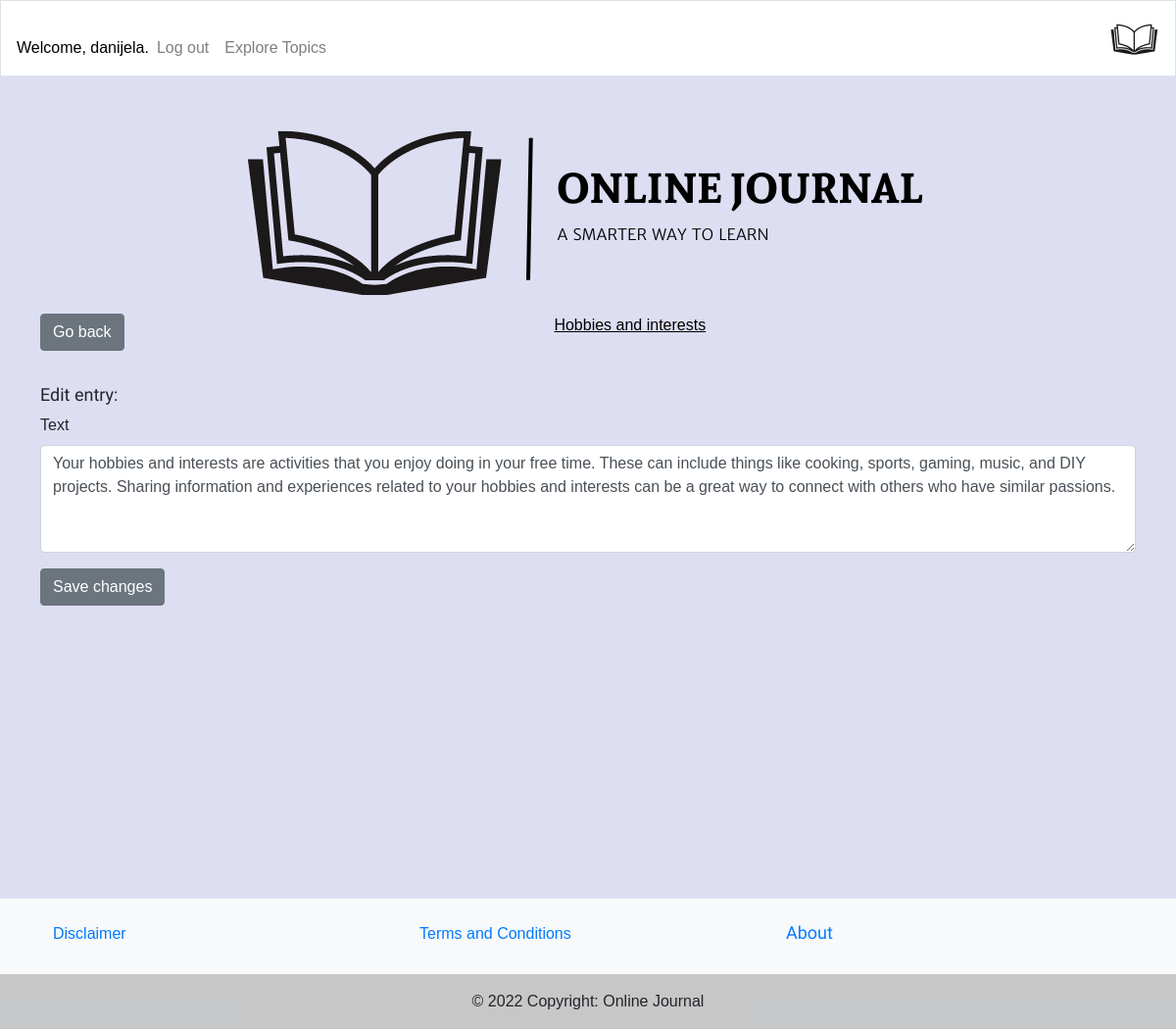
The app's page /edit_entry/14/ (signed in) with its own data.
### learning_logs/models.py (models this page shows, shortened)
class Topic(models.Model):
    text = models.CharField(max_length=200)
    date_added = models.DateTimeField(auto_now_add=True)
    def __str__(self):
        return self.text

class Entry(models.Model):
    topic = models.ForeignKey(Topic, on_delete=models.CASCADE)
    text = models.TextField()
    date_added = models.DateTimeField(auto_now_add=True)

### learning_logs/views.py (the view)
# urls.py: path('edit_entry/<int:entry_id>/', views.edit_entry, name='edit_entry'),
@login_required
def edit_entry(request, entry_id):
    entry = get_object_or_404(Entry, id=entry_id)
    topic = entry.topic
    if request.method != 'POST':
        form = EntryModelForm(instance=entry)
    else:
        form = EntryModelForm(instance=entry, data=request.POST)
        if form.is_valid():
            form.save()
            return redirect('learning_logs:topic', topic_id=topic.id)
    context = {'entry': entry, 'topic': topic, 'form': form}
    return render(request, 'learning_logs/edit_entry.html', context)

### learning_logs/models.py
class EntryModelForm(forms.ModelForm):
    text = forms.CharField(
        widget=forms.Textarea(attrs={'class': 'form-control', 'rows': 4}),
        validators=[non_numeric, validate_length]
    )
    class Meta:
        model = Entry
        fields = ['text']

### learning_logs/templates/learning_logs/edit_entry.html (shortened to what this page needs)
{% extends "learning_logs/base.html" %}
{% load bootstrap4 %}
{% block content %}
<a class="btn btn-secondary go-back" href="javascript:history.back()">Go back</a>
  <p id="topic-name">
    <a class="topic-on-hand topic-edit" href="{% url 'learning_logs:topic' topic.id %}">{{ topic }}</a>
  </p>
  <h3>Edit entry:</h3>
  <form action="{% url 'learning_logs:edit_entry' entry.id %}" method='post'>
    {% bootstrap_form form %}
    <button name="submit" class="btn btn-secondary">Save changes</button>
  </form>
{% endblock content %}

### learning_logs/templates/learning_logs/base.html (shortened to what this page needs)
<!DOCTYPE html>
{% load bootstrap4 %}
{% load static %}
<html lang="en">
<head>
  {% block css %}
  <link rel="stylesheet" href="https://cdn.jsdelivr.net/npm/bootstrap@4.6.2/dist/css/bootstrap.min.css"
>
  {% endblock %}
  <link rel="stylesheet" href='{% static "css/styles.css" %}' type="text/css">
</head>
<body>
  <nav class="navbar navbar-expand-md mb-4 border navbar-light">
    <div class="collapse navbar-collapse" id="navbarTogglerDemo01">
      <ul class="navbar-nav">
        {% if user.is_authenticated %}
        <li class="nav-item">
          <span class="navbar-text">Welcome, {{ user.username }}.</span>
        </li>
        <li class="nav-item">
          <a class="nav-link" href="{% url 'users:logout' %}">Log out</a>
        </li>
        {% else %}
        <li class="nav-item">
          <a class="nav-link" href="{% url 'users:login' %}">Log in</a></li>
        <li class="nav-item">
          <a class="nav-link" href="{% url 'users:register' %}">Register</a>
        {% endif %}
      </ul>
      <ul class="navbar-nav">
        <li class="nav-item">
          <a class="nav-link" href="{% url 'learning_logs:topics'%}">
            Explore Topics</a></li>
      </ul>
    </div>
    <a class="navbar-brand mx-auto" href="{% url 'learning_logs:index'%}">
      <img src="{% static 'images/navbar-logo.png' %}" alt="Logo">
      </a>
  </nav>
  {% include 'learning_logs/includes/messages.html' %}
  <main role="main" class="container">
    <div class="container-md">
      <img class="logo-img" src="{% static 'images/logo.png' %}" alt="Logo">
    </div>
    <div>
      {% block content %}{% endblock content%}
    </div>
  </main>
  {% include 'learning_logs/footer.html' %}
</body>
</html>

### learning_logs/static/css/styles.css (style rules this page uses)
h1, h2, h3, h4, h5, h6 { font-family: 'Sura', sans-serif; font-size: large; }
body { background-color: #dedef3; font-family: 'Merriweather', sans-serif; }
.navbar { background: white; }
.navbar-brand { color: rgb(255 255 255); text-transform: uppercase; }
.nav-item, .nav-link { color: black; }
.navbar-light .navbar-text { color: black!important; }
.topic-on-hand { text-decoration: underline; color: black; text-align: center; }
.btn-secondary.go-back { float: left!important; }
main.container { padding: 11px; margin-bottom: 18rem; }
ul { margin-top: 20px!important; }
.container-md { text-align: center; }
img { display: block !important; margin: auto !important; }
a.go-back { color: white; text-decoration: none; }
p#topic-name { margin-bottom: 3rem; text-align: center; }

### records on screen
Topic: text "Hobbies and interests"
Entry: text "Your hobbies and interests are activities that you enjoy doing in your free time. These can include things like cooking, sports, gaming, music, and DIY projects. Sharing information and experiences related to your hobbies and interests can be a great way to connect with others who have similar passions."

### other values on screen
{{ user.username }} "danijela"
